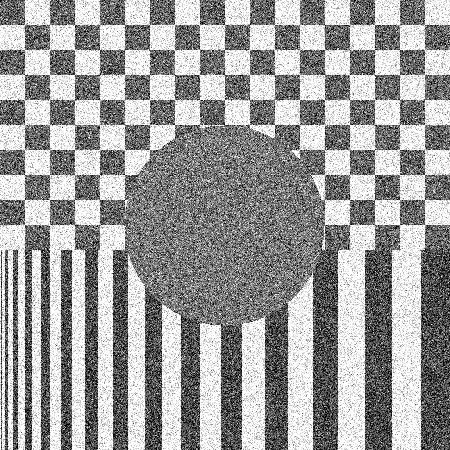
#> input picture exercises/ex4-ImageFiltering/data/THIS.png, 450 x 450 px, given in place of vertebra.png, which was not available; the run also reads 1 picture not shown here
$ jupyter execute --allow-errors SOL_Exercise3.ipynb   (shell and % lines are left out)   (text cells are left out)
#> lines starting #> are read from the running program, lines starting #| are printed output that depends on the picture; after the words box and inside, x2 and y2 are one past the last pixel; in counts of white or black regions, pixels touching at a corner belong together; pictures that were not available may be replaced by others from this repository, and a replacement may not be noted
[cell 1]
from skimage import io
import matplotlib.pyplot as plt
import numpy as np

[cell 2]
# Directory containing data and images
in_dir = "data/"
im_name = "vertebra.png"
im_org = io.imread(in_dir + im_name)
#> im_org is the input picture: shape (450, 450, 3); min 0, max 255, mean 155.4

[cell 3]
nbins = 256

fig, ax = plt.subplots(nrows=1, ncols = 2, figsize = (12, 5))
ax[0].imshow(im_org, cmap = 'gray', vmin = 0, vmax = 255)
ax[0].set_title('Image')

ax[1].hist(im_org.ravel(), bins=nbins)
ax[1].set_title('Image histogram')
ax[1].set_xlabel('Intensities')
ax[1].set_ylabel('Frequency')
plt.show()
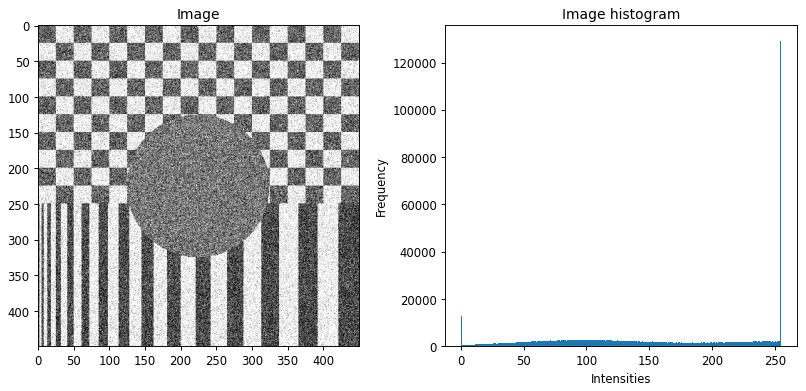
#> figure drawn by matplotlib, 2 panels; panel 2: tallest bar 129273 high, from x = 254 to 255

[cell 4]
min = im_org.min()
#> min = 0
max = im_org.max()
#> max = 255
print(f"Min value: {min} \t Max value: {max}")
#| Min value: 0 	 Max value: 255

[cell 5]
fig, ax = plt.subplots(nrows=1, ncols = 2, figsize = (12, 5))
ax[0].imshow(im_org, vmin = 0, vmax = 255, cmap = 'gray')
ax[0].set_title('Visualization window: [0, 255]')
ax[1].imshow(im_org, vmin = min, vmax = max, cmap = 'gray') # Here, we change the visualization window, not the image itself!
ax[1].set_title(f'Visualization window: [{min}, {max}]')
plt.show()
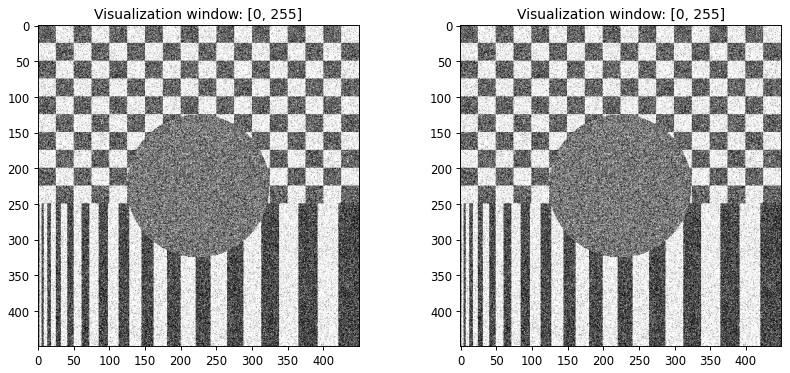
#> figure drawn by matplotlib, 2 panels

[cell 6]
from skimage.util import img_as_float
from skimage.util import img_as_ubyte

[cell 7]
im_float = img_as_float(im_org)
min = im_float.min()
max = im_float.max()
#> max = 1
print(f"Min value: {min} \t Max value: {max}")
#| Min value: 0.0 	 Max value: 1.0

# Can you verify that the float image is equal to the original image, where each pixel value is divided by 255?
all_equal = np.allclose(im_org, im_float*255)
#> all_equal = True
print(f'The float and the original image are equivalent?: {all_equal}')
#| The float and the original image are equivalent?: True

[cell 8]
im_ubyte = img_as_ubyte(im_float)
min, max = im_ubyte.min(), im_ubyte.max()
#> max = 255
print(f"Min value: {min} \t Max value: {max}")
#| Min value: 0 	 Max value: 255

[cell 9]
def histogram_stretch(img_in):
    """
    Stretches the histogram of an image
    :param img_in: Input image
    :return: Image, where the histogram is stretched so the min values is 0 and the maximum value 255
    """
    # img_as_float will divide all pixel values with 255.0
    img_float = img_as_float(img_in)
    min_val = img_float.min()
#> min_val = 0
    max_val = img_float.max()
#> max_val = 1
    min_desired = 0.0
    max_desired = 1.0

    # Do something here
    img_out = ((img_float-min_val)*(max_desired-min_desired)/(max_val-min_val))+min_desired
    # img_as_ubyte will multiply all pixel values with 255.0 before converting to unsigned byte
    return img_as_ubyte(img_out)

[cell 10]
im_stretched = histogram_stretch(im_org)

fig, ax = plt.subplots(nrows=1, ncols = 2, figsize = (12, 5))
ax[0].imshow(im_org, cmap = 'gray', vmin = 0, vmax = 255)
ax[0].set_title('Original image')
ax[1].imshow(im_stretched, cmap = 'gray', vmin = 0, vmax = 255)
ax[1].set_title('Stretched image')
plt.show()

[cell 11]
def gamma_map(img_in, gamma):
    """
    Stretches the histogram of an image
    :param img_in: Input image
    :param gamma: Exponent
    :return: Gamma-mapped image
    """
#> called with gamma = 0.5
    img_float = img_as_float(img_in)
    img_out = np.power(img_float, gamma)
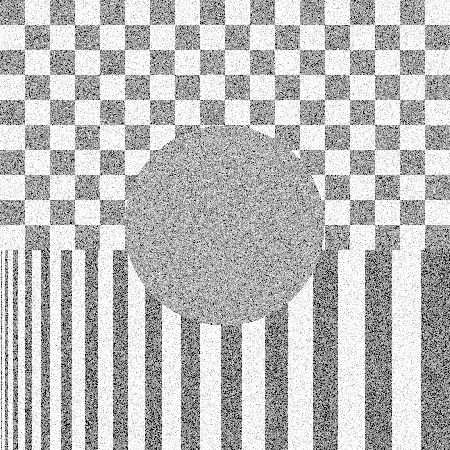
#> img_out: shape (450, 450, 3) float64; min 0, max 1, mean 0.742
    return img_as_ubyte(img_out)

[cell 12]
gamma_0_5 = gamma_map(im_org, 0.5)
gamma_2 = gamma_map(im_org, 2)
#> call 2 of gamma_map, with gamma = 2
#> in gamma_map (call 2), `img_out = np.power(img_float, gamma)`:
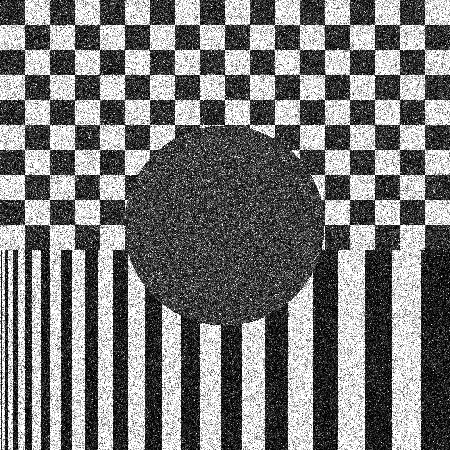
#> img_out: shape (450, 450, 3) float64; min 0, max 1, mean 0.472

fig, ax = plt.subplots(nrows=1, ncols = 3, figsize = (12, 5))
ax[0].imshow(im_org, cmap = 'gray', vmin=0, vmax=255)
ax[0].set_title('Original image')
ax[1].imshow(gamma_0_5, cmap = 'gray', vmin=0, vmax=255)
ax[1].set_title(r'$\gamma = 0.5$')
ax[2].imshow(gamma_2, cmap = 'gray', vmin=0, vmax=255)
ax[2].set_title(r'$\gamma = 2$')
plt.show()

[cell 13]
def threshold_image(img_in, thres):
    """
    Apply a threshold in an image and return the resulting image
    :param img_in: Input image
    :param thres: The treshold value in the range [0, 255]
    :return: Resulting image (unsigned byte) where background is 0 and foreground is 255
    """
#> called with thres = 110
    mask = img_in > thres
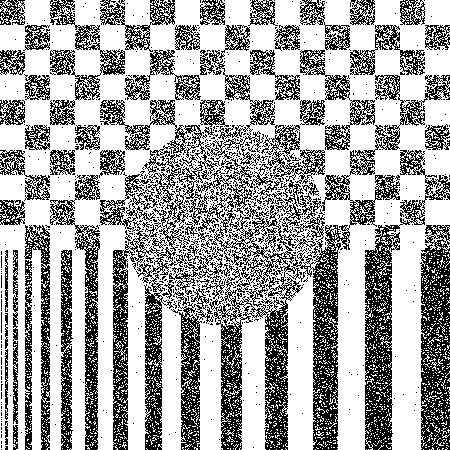
#> mask: shape (450, 450, 3) bool; 65.3% white; black in thin lines or dots
    return img_as_ubyte(mask)
#> returned value: shape (450, 450, 3); 65.3% white; black in thin lines or dots

[cell 14]
im_thres = threshold_image(im_org, thres = 110)

fig, ax = plt.subplots(nrows=1, ncols = 3, figsize = (12, 5))
ax[0].imshow(im_org, cmap = 'gray', vmin = 0, vmax = 255)
ax[0].set_title('Original image')
ax[1].imshow(im_thres, cmap = 'gray', vmin = 0, vmax = 255)
ax[1].set_title('Foreground image')
ax[2].imshow(im_org, cmap = 'gray', vmin = 0, vmax = 255)
#> (the rest of this cell did not finish here and is left out)

[cell 15]
from skimage.filters import threshold_otsu

thres_new = threshold_otsu(im_org)
#> thres_new = 157
im_thres = threshold_image(im_org, thres = thres_new)
#> call 2 of threshold_image, with thres = 157
#> in threshold_image (call 2), `mask = img_in > thres`:
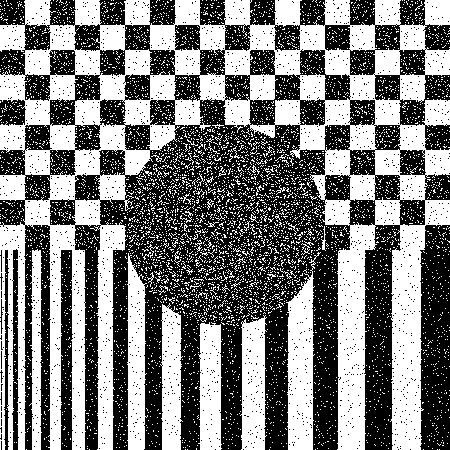
#> mask: shape (450, 450, 3) bool; 48.6% white; 6277 white regions (6238 under 20 px), largest, box (x1, y1, x2, y2) and area: (0, 0, 450, 450) 67901, (286, 252, 321, 450) 4006, (127, 253, 148, 450) 2997

fig, ax = plt.subplots(nrows=1, ncols = 3, figsize = (12, 5))
ax[0].imshow(im_org, cmap = 'gray', vmin = 0, vmax = 255)
ax[0].set_title('Original image')
ax[1].imshow(im_thres, cmap = 'gray', vmin = 0, vmax = 255)
ax[1].set_title(f'Foreground image [thres = {thres_new}]')
ax[2].imshow(im_org, cmap = 'gray', vmin = 0, vmax = 255)
#> (the rest of this cell did not finish here and is left out)

[cell 16]
from skimage.color import rgb2gray

im_name = "dark_background.png"
#> (the rest of this cell did not finish here and is left out)

[cell 17]
# Change the backend to be able to explore the pixel intensities
# For VSCode Notebooks and JupyterNotebook "%matplotlib widget"
# For Spyder "%matplotlib auto"


im_name = "DTUSigns2.jpg"
#> im_name = 'DTUSigns2.jpg'
#> (the rest of this cell did not finish here and is left out)

[cell 18]

def detect_dtu_signs(img_in, sign):
#> called with sign = 'red'
    r_comp = img_in[:, :, 0]
    g_comp = img_in[:, :, 1]
    b_comp = img_in[:, :, 2]

    if sign == 'red':
        segm = (r_comp > 160) & (r_comp < 180) & (g_comp > 50) & (g_comp < 80) & \
                    (b_comp > 50) & (b_comp < 80)
#> segm: shape (450, 450) bool; every value is 0
    if sign == 'blue':
        segm = (r_comp < 10) & (g_comp > 85) & (g_comp < 105) & \
                    (b_comp > 180) & (b_comp < 200)

    return img_as_ubyte(segm)

img_red = detect_dtu_signs(im_org, 'red')
fig, ax = plt.subplots(nrows = 1, ncols = 2, figsize = (10, 5))
ax[0].imshow(im_org)
ax[0].set_title('Original')
ax[1].imshow(img_red, vmin = 0, vmax = 255, cmap = 'gray')
ax[1].set_title('Red sign')
plt.show()

[cell 19]
from skimage import color

[cell 20]

hsv_img = color.rgb2hsv(im_org)
#> hsv_img: shape (450, 450, 3) float64; mean of channels 0, 1, 2 0, 0, 0.609
hue_img = hsv_img[:, :, 0]
#> hue_img: shape (450, 450) float64; every value is 0
value_img = hsv_img[:, :, 2]
fig, (ax0, ax1, ax2) = plt.subplots(ncols=3, figsize=(8, 2))
ax0.imshow(im_org)
ax0.set_title("RGB image")
ax0.axis('off')
ax1.imshow(hue_img, cmap='hsv')
ax1.set_title("Hue channel")
ax1.axis('off')
ax2.imshow(value_img)
ax2.set_title("Value channel")
ax2.axis('off')

fig.tight_layout()
io.show()

[cell 21]

segm_blue = (hue_img < 0.6) & (hue_img  > 0.4) & (value_img < 0.77) & (value_img > 0.70)
segm_red = (hue_img < 1.0) & (hue_img  > 0.9)

fig, (ax1, ax2) = plt.subplots(1,2,figsize = (10,5))
ax1.imshow(segm_blue, cmap = 'gray')
ax1.set_title('DTU sign image (Blue)')

ax2.imshow(segm_red, cmap = 'gray')
ax2.set_title('DTU sign image (Red)')
plt.show()
